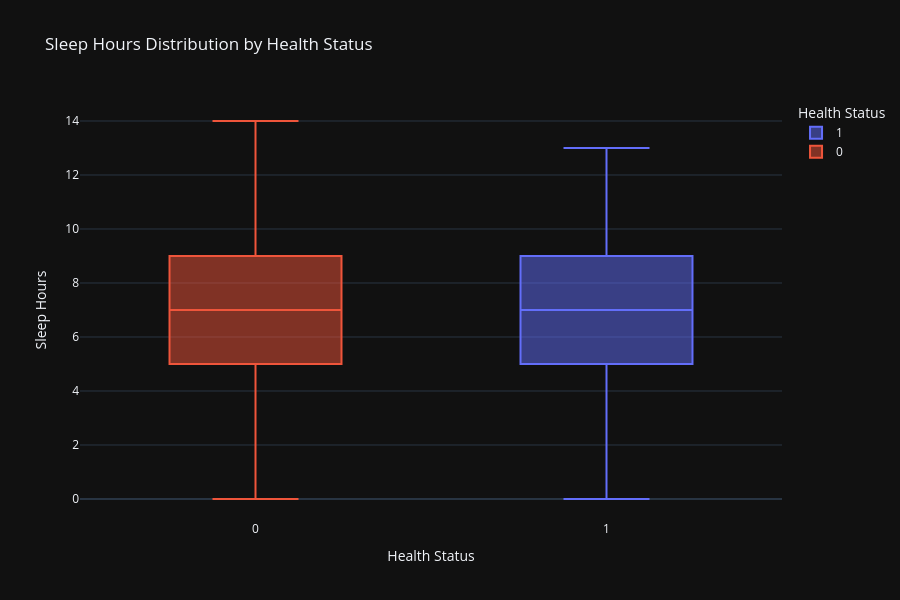

Here is the notebook cell this chart was saved with:
### Code cell
fig = px.box(
    df,
    x='Target',
    y='Sleep_Hours',
    color='Target',
    title='Sleep Hours Distribution by Health Status',
    labels={
        'Target': 'Health Status',
        'Sleep_Hours': 'Sleep Hours'
    }
)

fig.update_layout(
    template='plotly_dark',
    width=900,
    height=600
)

fig.show()

### Figure 1 — Plotly figure (JSON) as saved in the notebook; plotly's stock layout.template omitted (floating-point values rounded to 4 significant figures; data arrays with more than 128 entries replaced by an {"elided": "..."} marker saying what was removed)
{"data": [{"alignmentgroup": "True", "hovertemplate": "Health Status=%{x}<br>Sleep Hours=%{y}<extra></extra>", "legendgroup": "1", "marker": {"color": "#636efa"}, "name": "1", "notched": false, "offsetgroup": "1", "orientation": "v", "showlegend": true, "type": "box", "x": {"elided": "4979 int values"}, "x0": " ", "xaxis": "x", "y": {"elided": "4979 float values"}, "y0": " ", "yaxis": "y"}, {"alignmentgroup": "True", "hovertemplate": "Health Status=%{x}<br>Sleep Hours=%{y}<extra></extra>", "legendgroup": "0", "marker": {"color": "#EF553B"}, "name": "0", "notched": false, "offsetgroup": "0", "orientation": "v", "showlegend": true, "type": "box", "x": {"elided": "4570 int values"}, "x0": " ", "xaxis": "x", "y": {"elided": "4570 float values"}, "y0": " ", "yaxis": "y"}], "layout": {"boxmode": "overlay", "height": 600, "legend": {"title": {"text": "Health Status"}, "tracegroupgap": 0}, "title": {"text": "Sleep Hours Distribution by Health Status"}, "width": 900, "xaxis": {"anchor": "y", "categoryarray": [1, 0], "categoryorder": "array", "domain": [0, 1], "title": {"text": "Health Status"}}, "yaxis": {"anchor": "x", "domain": [0, 1], "title": {"text": "Sleep Hours"}}}}
